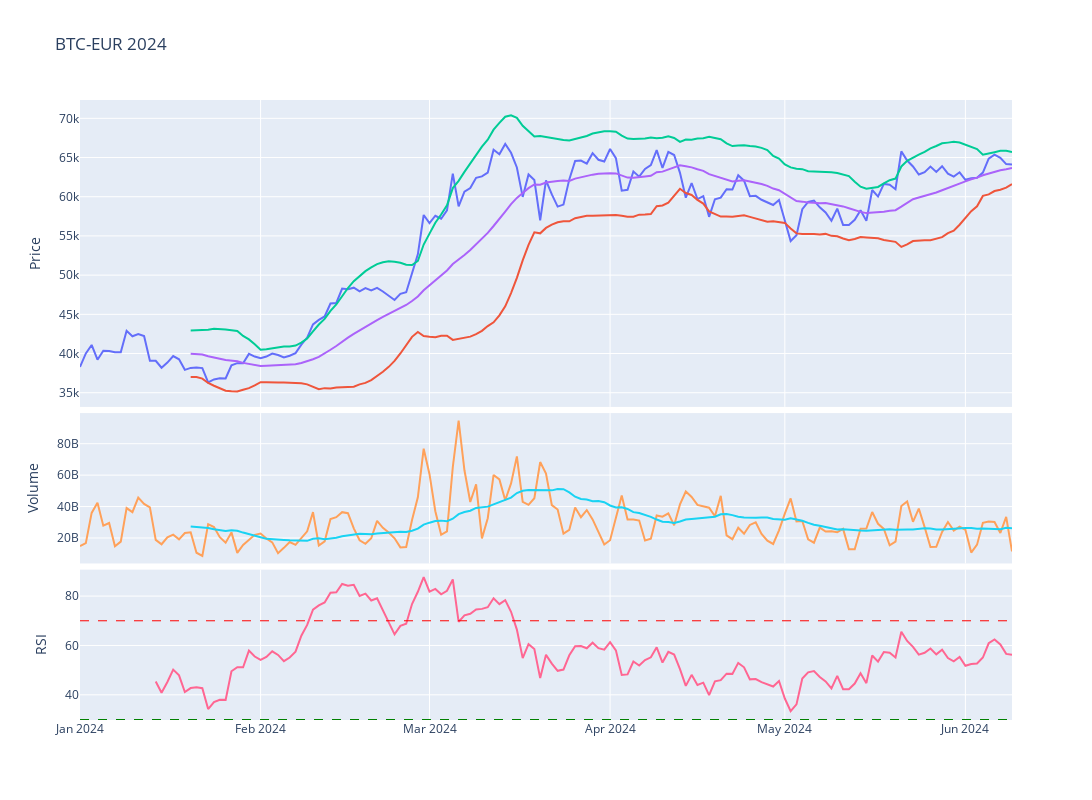

The notebook cell this image was saved under:
### Code cell
# Plot the adjusted close price
fig = make_subplots(rows=4, cols=1,shared_xaxes=True,vertical_spacing=0.01,specs=[[{'rowspan':2,'colspan':1}],[None],[{'rowspan':1,'colspan':1}],[{'rowspan':1,'colspan':1}]])

# Graph (1,1)
fig.add_trace(go.Scatter(x=stock_ticker['Adj Close'].loc[year].index,y=stock_ticker['Adj Close'].loc[year],mode="lines",name=f'{ticker}'),row=1,col=1)
fig.add_trace(go.Scatter(x=stock_ticker['BB_Lower'].loc[year].index,y=stock_ticker['BB_Lower'].loc[year],mode="lines",name='BB_Lower'),row=1,col=1)
fig.add_trace(go.Scatter(x=stock_ticker['BB_Upper'].loc[year].index,y=stock_ticker['BB_Upper'].loc[year],mode="lines",name='BB_Upper'),row=1,col=1)
fig.add_trace(go.Scatter(x=stock_ticker['MMA20'].loc[year].index,y=stock_ticker['MMA20'].loc[year],mode="lines",name='MMA20'),row=1,col=1)
# Update xaxis properties
fig.update_yaxes(title_text="Price", row=1, col=1)

# Graph (3,1)
fig.add_trace(go.Scatter(x=stock_ticker['Volume'].loc[year].index,y=stock_ticker['Volume'].loc[year],mode="lines",name='Volume'),row=3, col=1)
fig.add_trace(go.Scatter(x=stock_ticker['Volume'].loc[year].index,y=stock_ticker['Volume'].loc[year].rolling(20).mean(),mode="lines",name='MMA20'),row=3,col=1)
fig.update_yaxes(title_text="Volume", row=3, col=1)

# Graph (4,1)
fig.add_trace(go.Scatter(x=stock_ticker['RSI'].loc[year].index,y=stock_ticker['RSI'].loc[year],mode="lines",name='RSI'),row=4, col=1)
fig.add_hline(y=30, line_width=1, line_dash="dash", line_color="green",row=4,col=1)
fig.add_hline(y=70, line_width=1, line_dash="dash", line_color="red",row=4,col=1)
fig.update_yaxes(title_text="RSI", row=4, col=1)

fig.update_layout(height=800, width=1300,showlegend=False,title=f"{ticker} {year}")

fig.show()

### Figure 1 — Plotly figure (JSON) as saved in the notebook; plotly's stock layout.template omitted (floating-point values rounded to 4 significant figures; data arrays with more than 128 entries replaced by an {"elided": "..."} marker saying what was removed)
{"data": [{"mode": "lines", "name": "BTC-EUR", "type": "scatter", "x": {"elided": "161 str values"}, "xaxis": "x", "y": {"elided": "161 float values"}, "yaxis": "y"}, {"mode": "lines", "name": "BB_Lower", "type": "scatter", "x": {"elided": "161 str values"}, "xaxis": "x", "y": {"elided": "161 float values"}, "yaxis": "y"}, {"mode": "lines", "name": "BB_Upper", "type": "scatter", "x": {"elided": "161 str values"}, "xaxis": "x", "y": {"elided": "161 float values"}, "yaxis": "y"}, {"mode": "lines", "name": "MMA20", "type": "scatter", "x": {"elided": "161 str values"}, "xaxis": "x", "y": {"elided": "161 float values"}, "yaxis": "y"}, {"mode": "lines", "name": "Volume", "type": "scatter", "x": {"elided": "161 str values"}, "xaxis": "x2", "y": {"elided": "161 int values"}, "yaxis": "y2"}, {"mode": "lines", "name": "MMA20", "type": "scatter", "x": {"elided": "161 str values"}, "xaxis": "x2", "y": {"elided": "161 float values"}, "yaxis": "y2"}, {"mode": "lines", "name": "RSI", "type": "scatter", "x": {"elided": "161 str values"}, "xaxis": "x3", "y": {"elided": "161 float values"}, "yaxis": "y3"}], "layout": {"height": 800, "shapes": [{"line": {"color": "green", "dash": "dash", "width": 1}, "type": "line", "x0": 0, "x1": 1, "xref": "x3 domain", "y0": 30, "y1": 30, "yref": "y3"}, {"line": {"color": "red", "dash": "dash", "width": 1}, "type": "line", "x0": 0, "x1": 1, "xref": "x3 domain", "y0": 70, "y1": 70, "yref": "y3"}], "showlegend": false, "title": {"text": "BTC-EUR 2024"}, "width": 1300, "xaxis": {"anchor": "y", "domain": [0, 1], "matches": "x3", "showticklabels": false}, "xaxis2": {"anchor": "y2", "domain": [0, 1], "matches": "x3", "showticklabels": false}, "xaxis3": {"anchor": "y3", "domain": [0, 1]}, "yaxis": {"anchor": "x", "domain": [0.505, 1], "title": {"text": "Price"}}, "yaxis2": {"anchor": "x2", "domain": [0.2525, 0.495], "title": {"text": "Volume"}}, "yaxis3": {"anchor": "x3", "domain": [0, 0.2425], "title": {"text": "RSI"}}}}
